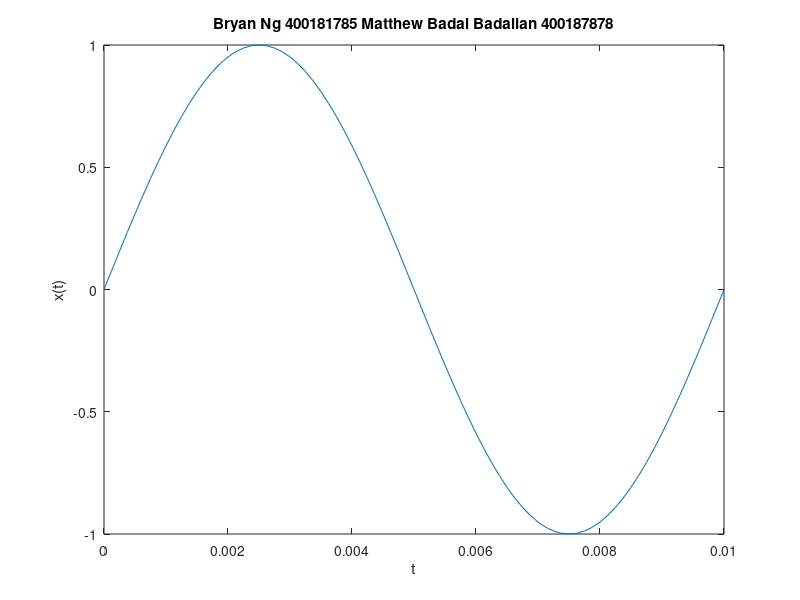

MATLAB code for this plot:
clc
clear
% Do a plot of a sampled sinusoid with frequency f = 100 Hz
%
f = 100;
%
% Sampling frequency and interval
fs = 8000;
Ts = 1/fs;
%
% Set time duration of plot, i.e., 10 msec.
tfinalplot = 10e-3;
%
% Make the time vector for the plot
nplot=0:Ts:tfinalplot;
%
% Sample the sinusoid.
xnT = sin(2*pi*f*nplot);
%
% Make the plot
plot(nplot, xnT);
title("Bryan Ng 400181785 Matthew Badal Badalian 400187878")
xlabel("t");
ylabel("x(t)");

